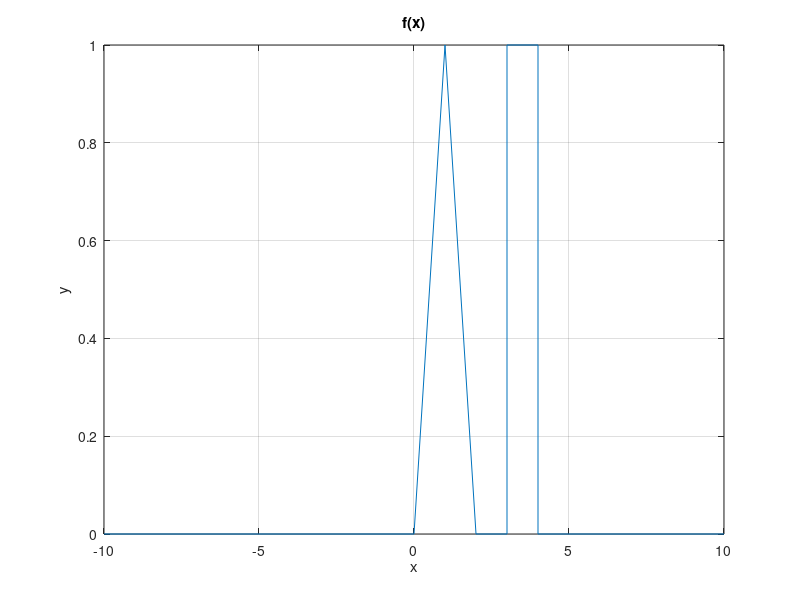
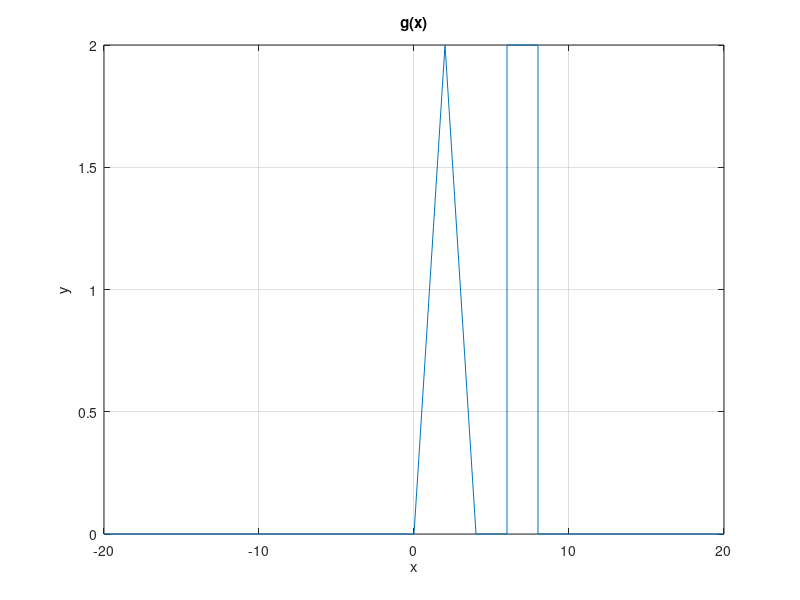
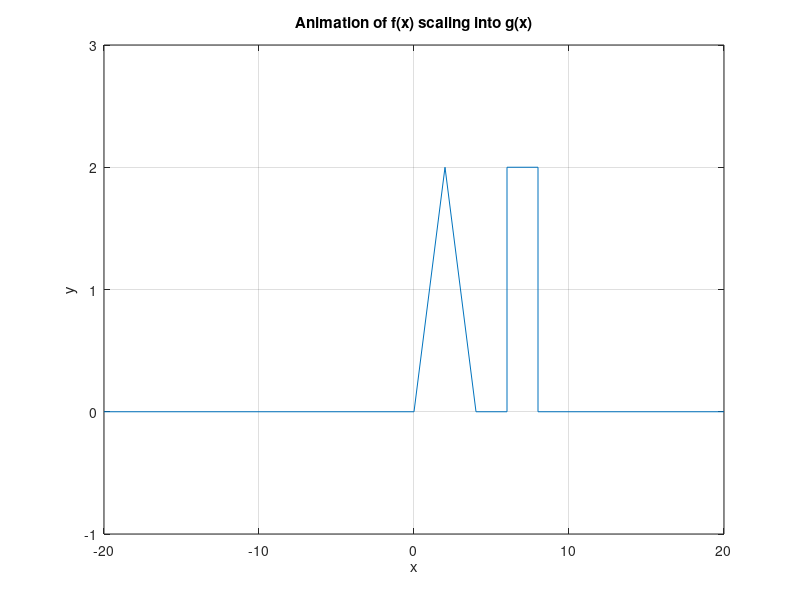

These figures' MATLAB source, in order:
% ELEN 110L, Linear Systems

figure;

% Step 1
x = [-10 0 1 2 3 3 4 4 5 10];
y = [0 0 1 0 0 1 1 0 0 0];

% Step 2
plot(x, y);

% Step 3 
title('f(x)');
xlabel('x');
ylabel('y');
grid on;

% Step 4
saveas(gcf,'P2_fig1.png');

% Step 5
figure;

plot(2 * x, 2 * y);

title('g(x)');
xlabel('x');
ylabel('y');
grid on;

saveas(gcf,'P2_fig2.png');

% Step 6, 7 & 8

figure;

f = plot(x, y);

axis([-20 20 -1 3])

title('Animation of f(x) scaling into g(x)');
xlabel('x');
ylabel('y');
grid on;

for i = 1:0.01:2.
    set(f,'XData', i * x);
    set(f,'YData', i * y);
    pause(0.1);
end
